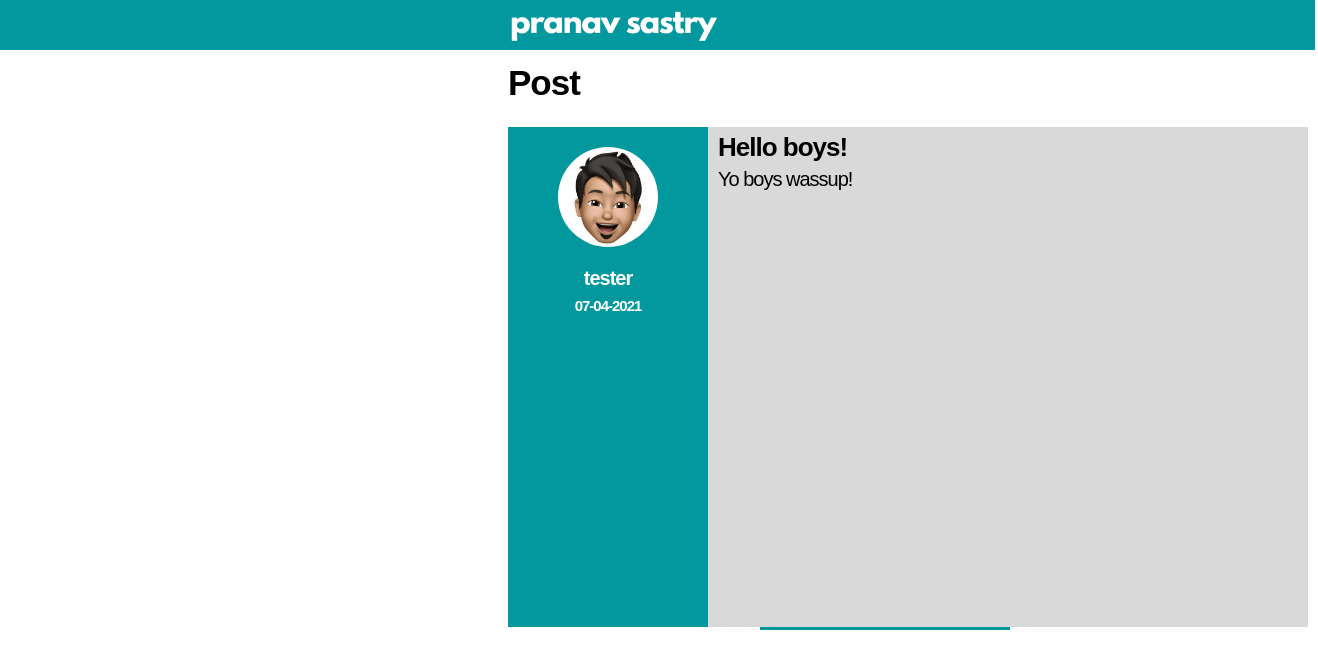
/tester/post/3, run on the app's committed database.
### flaskblog/models.py (models this page shows, shortened)
class User(db.Model,UserMixin):
    id = db.Column(db.Integer,primary_key=True)
    username = db.Column(db.String(20),unique=True,nullable=False)
    email = db.Column(db.String(120),unique=True,nullable=False)
    image_file = db.Column(db.String(20),nullable=False,default='default.png')
    password = db.Column(db.String(60),nullable=False)
    posts = db.relationship('Post',backref='author',lazy=True)

class Post(db.Model):
    id = db.Column(db.Integer,primary_key=True)
    date = db.Column(db.DateTime,nullable=False,default=dt.datetime.utcnow)
    title = db.Column(db.String(100),nullable=False)
    content = db.Column(db.Text,nullable=False)
    user_id = db.Column(db.Integer,db.ForeignKey('user.id'),nullable=False)

### flaskblog/posts/routes.py (the view)
@posts.route("/<username>/post/<id>")
def post_page(username,id):
    post = Post.query.filter_by(id=id).first()
    return render_template("post_page.html",title="Post",post=post)

### flaskblog/templates/post_page.html (shortened to what this page needs)
{% extends "layout.html" %}
{% block content %}
  <h1 style="margin-left:500px;">Post</h1>
  <div class="post_card" style="margin-top:0px;overflow:auto;height:auto;">
    <div class="post_card_left" style="float:left;height:500px;">
      <img class="user_img" style="margin-left:50px;margin-top:20px;" src="{{ url_for('static',filename='profile_pics/{}'.format(post.author.image_file)) }}">
      <h2 style="margin-left:0px;text-align:center;color:white;"><a style="text-decoration:none;color:white;" href="{{ url_for('users.profile',username=post.author.username) }}">{{ post.author.username }}</a></h2>
      <h2 style="margin-top:-10px;margin-left:0px;text-align:center;font-family:'Spartan-MB',sans-serif;font-size:15px;font-weight:600;color:white;">{{ post.date.strftime('%d-%m-%Y') }}</h2>
    </div>
    <div style="margin-left:200px;">
      <h1 style="margin-top:5px;margin-bottom:25px;font-size:26px;"><a style="text-decoration:none;color:inherit;" href="{{ url_for('posts.post_page',username=post.author.username,id=post.id) }}">{{ post.title }}</a></h1>
      <pre style="white-space:pre-wrap;"><h3 style="margin-top:-20px;font-family:'Spartan-MB',sans-serif;font-weight:normal;">{{ post.content }}</h3><pre>
    </div>
  </div>
{% endblock content %}

### flaskblog/static/css/layout.css (style rules this page uses)
.post_card { height:300px; width:800px; background-color: #d9d9d9; margin-top: 50px; margin-bottom: auto; margin-right: auto; margin-left: 500px; position:relative; }
.post_card_left { height:300px; width:200px; background-color: #03989e; margin-left: 0px; margin-top:0px; margin-right: auto; position:relative; }
.user_img { height:100px; width:100px; border-radius:50%; margin-left:200px; margin-top:20px; }
h1 { font-family: 'Code-Pro', sans-serif; font-weight: 800; font-size: 35px; margin-left: 10px; letter-spacing:-1px; }
h2 { font-family: 'Code-Pro', sans-serif; font-weight: 800; font-size: 20px; margin-left: 10px; letter-spacing:-1px; }
h3 { font-family: 'Code-Pro', sans-serif; font-weight: 600; font-size: 20px; margin-left: 10px; letter-spacing:-1px; }

### data on the page
User: image_file (placeholder picture), author.username "tester"
Post: date "07-04-2021", title "Hello boys!", content "Yo boys wassup!"
